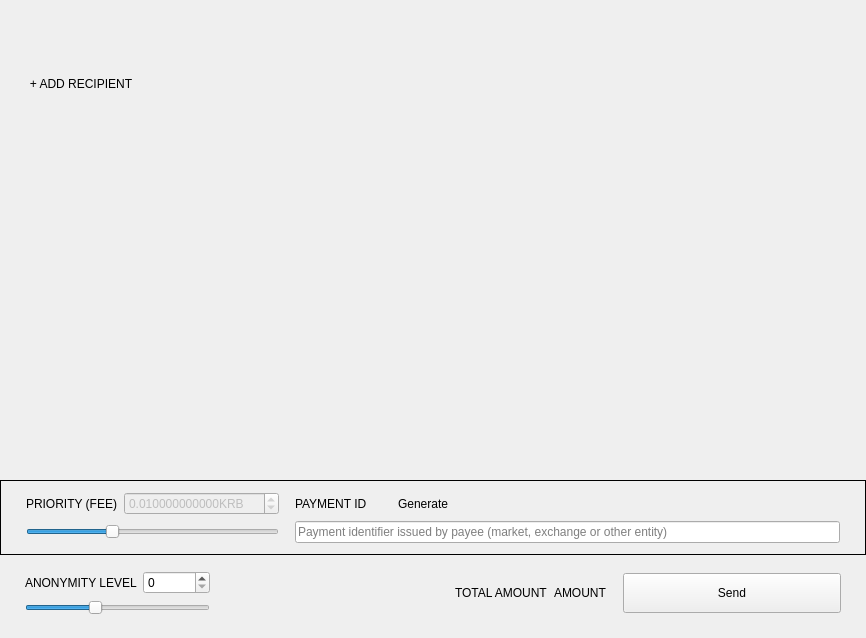
<?xml version="1.0" encoding="UTF-8"?>
<ui version="4.0">
 <class>SendFrame</class>
 <widget class="QFrame" name="SendFrame">
  <property name="geometry">
   <rect>
    <x>0</x>
    <y>0</y>
    <width>866</width>
    <height>638</height>
   </rect>
  </property>
  <property name="windowTitle">
   <string>Frame</string>
  </property>
  <property name="frameShape">
   <enum>QFrame::NoFrame</enum>
  </property>
  <property name="frameShadow">
   <enum>QFrame::Raised</enum>
  </property>
  <layout class="QVBoxLayout" name="verticalLayout">
   <property name="spacing">
    <number>5</number>
   </property>
   <property name="sizeConstraint">
    <enum>QLayout::SetDefaultConstraint</enum>
   </property>
   <property name="leftMargin">
    <number>0</number>
   </property>
   <property name="topMargin">
    <number>0</number>
   </property>
   <property name="rightMargin">
    <number>0</number>
   </property>
   <property name="bottomMargin">
    <number>0</number>
   </property>
   <item>
    <widget class="WalletGui::ResizableScrollArea" name="m_sendScrollarea">
     <property name="enabled">
      <bool>true</bool>
     </property>
     <property name="sizePolicy">
      <sizepolicy hsizetype="MinimumExpanding" vsizetype="Preferred">
       <horstretch>0</horstretch>
       <verstretch>0</verstretch>
      </sizepolicy>
     </property>
     <property name="autoFillBackground">
      <bool>false</bool>
     </property>
     <property name="styleSheet">
      <string notr="true"/>
     </property>
     <property name="frameShape">
      <enum>QFrame::NoFrame</enum>
     </property>
     <property name="sizeAdjustPolicy">
      <enum>QAbstractScrollArea::AdjustToContents</enum>
     </property>
     <property name="widgetResizable">
      <bool>true</bool>
     </property>
     <widget class="QWidget" name="scrollAreaWidgetContents">
      <property name="geometry">
       <rect>
        <x>0</x>
        <y>0</y>
        <width>866</width>
        <height>69</height>
       </rect>
      </property>
      <property name="sizePolicy">
       <sizepolicy hsizetype="Preferred" vsizetype="Preferred">
        <horstretch>0</horstretch>
        <verstretch>0</verstretch>
       </sizepolicy>
      </property>
      <property name="styleSheet">
       <string notr="true"/>
      </property>
      <layout class="QVBoxLayout" name="m_transfersLayout">
       <property name="spacing">
        <number>0</number>
       </property>
       <property name="sizeConstraint">
        <enum>QLayout::SetNoConstraint</enum>
       </property>
       <property name="leftMargin">
        <number>0</number>
       </property>
       <property name="topMargin">
        <number>0</number>
       </property>
       <property name="rightMargin">
        <number>0</number>
       </property>
       <property name="bottomMargin">
        <number>0</number>
       </property>
      </layout>
     </widget>
    </widget>
   </item>
   <item>
    <layout class="QHBoxLayout" name="horizontalLayout_2">
     <property name="spacing">
      <number>0</number>
     </property>
     <item>
      <spacer name="horizontalSpacer_3">
       <property name="orientation">
        <enum>Qt::Horizontal</enum>
       </property>
       <property name="sizeType">
        <enum>QSizePolicy::Fixed</enum>
       </property>
       <property name="sizeHint" stdset="0">
        <size>
         <width>25</width>
         <height>20</height>
        </size>
       </property>
      </spacer>
     </item>
     <item>
      <widget class="WalletGui::WalletNormalLinkLikeButton" name="m_addRecipientButton">
       <property name="cursor">
        <cursorShape>PointingHandCursor</cursorShape>
       </property>
       <property name="focusPolicy">
        <enum>Qt::NoFocus</enum>
       </property>
       <property name="text">
        <string>+ ADD RECIPIENT</string>
       </property>
       <property name="flat">
        <bool>true</bool>
       </property>
      </widget>
     </item>
     <item>
      <spacer name="horizontalSpacer_2">
       <property name="orientation">
        <enum>Qt::Horizontal</enum>
       </property>
       <property name="sizeHint" stdset="0">
        <size>
         <width>478</width>
         <height>17</height>
        </size>
       </property>
      </spacer>
     </item>
    </layout>
   </item>
   <item>
    <spacer name="verticalSpacer_2">
     <property name="orientation">
      <enum>Qt::Vertical</enum>
     </property>
     <property name="sizeType">
      <enum>QSizePolicy::MinimumExpanding</enum>
     </property>
     <property name="sizeHint" stdset="0">
      <size>
       <width>20</width>
       <height>20</height>
      </size>
     </property>
    </spacer>
   </item>
   <item>
    <widget class="QFrame" name="m_sendFeeFrame">
     <property name="sizePolicy">
      <sizepolicy hsizetype="Minimum" vsizetype="Minimum">
       <horstretch>0</horstretch>
       <verstretch>0</verstretch>
      </sizepolicy>
     </property>
     <property name="frameShape">
      <enum>QFrame::Box</enum>
     </property>
     <property name="frameShadow">
      <enum>QFrame::Plain</enum>
     </property>
     <layout class="QGridLayout" name="gridLayout_4">
      <property name="leftMargin">
       <number>25</number>
      </property>
      <property name="topMargin">
       <number>11</number>
      </property>
      <property name="rightMargin">
       <number>25</number>
      </property>
      <property name="bottomMargin">
       <number>11</number>
      </property>
      <item row="0" column="0">
       <widget class="WalletGui::WalletNormalGrayTextLabel" name="label_3">
        <property name="text">
         <string>PRIORITY (FEE)</string>
        </property>
        <property name="alignment">
         <set>Qt::AlignLeading|Qt::AlignLeft|Qt::AlignVCenter</set>
        </property>
       </widget>
      </item>
      <item row="0" column="1">
       <widget class="QDoubleSpinBox" name="m_feeSpin">
        <property name="enabled">
         <bool>false</bool>
        </property>
        <property name="buttonSymbols">
         <enum>QAbstractSpinBox::UpDownArrows</enum>
        </property>
        <property name="suffix">
         <string notr="true">KRB</string>
        </property>
        <property name="decimals">
         <number>12</number>
        </property>
        <property name="minimum">
         <double>0.000200000000000</double>
        </property>
        <property name="maximum">
         <double>999.000000000000000</double>
        </property>
        <property name="singleStep">
         <double>0.010000000000000</double>
        </property>
        <property name="value">
         <double>0.010000000000000</double>
        </property>
       </widget>
      </item>
      <item row="1" column="3">
       <widget class="WalletGui::ClearableLineEdit" name="m_paymentIdEdit">
        <property name="styleSheet">
         <string notr="true">[errorState=&quot;true&quot;] {
  border-color: #ef3131;
}</string>
        </property>
        <property name="placeholderText">
         <string>Payment identifier issued by payee (market, exchange or other entity)</string>
        </property>
       </widget>
      </item>
      <item row="0" column="3">
       <layout class="QHBoxLayout" name="horizontalLayout_3">
        <item>
         <widget class="WalletGui::WalletNormalGrayTextLabel" name="m_paymentIdTextLabel">
          <property name="sizePolicy">
           <sizepolicy hsizetype="Minimum" vsizetype="Minimum">
            <horstretch>0</horstretch>
            <verstretch>0</verstretch>
           </sizepolicy>
          </property>
          <property name="text">
           <string>PAYMENT ID</string>
          </property>
          <property name="alignment">
           <set>Qt::AlignLeading|Qt::AlignLeft|Qt::AlignVCenter</set>
          </property>
          <property name="margin">
           <number>0</number>
          </property>
          <property name="indent">
           <number>0</number>
          </property>
         </widget>
        </item>
        <item>
         <spacer name="horizontalSpacer_6">
          <property name="orientation">
           <enum>Qt::Horizontal</enum>
          </property>
          <property name="sizeType">
           <enum>QSizePolicy::Fixed</enum>
          </property>
          <property name="sizeHint" stdset="0">
           <size>
            <width>10</width>
            <height>10</height>
           </size>
          </property>
         </spacer>
        </item>
        <item>
         <widget class="WalletGui::WalletTinyLinkLikeButton" name="m_generatePaymentIdButton">
          <property name="sizePolicy">
           <sizepolicy hsizetype="Minimum" vsizetype="Minimum">
            <horstretch>0</horstretch>
            <verstretch>0</verstretch>
           </sizepolicy>
          </property>
          <property name="cursor">
           <cursorShape>PointingHandCursor</cursorShape>
          </property>
          <property name="focusPolicy">
           <enum>Qt::NoFocus</enum>
          </property>
          <property name="text">
           <string>Generate</string>
          </property>
          <property name="flat">
           <bool>true</bool>
          </property>
         </widget>
        </item>
        <item>
         <spacer name="horizontalSpacer_5">
          <property name="orientation">
           <enum>Qt::Horizontal</enum>
          </property>
          <property name="sizeHint" stdset="0">
           <size>
            <width>40</width>
            <height>10</height>
           </size>
          </property>
         </spacer>
        </item>
       </layout>
      </item>
      <item row="1" column="0" colspan="2">
       <layout class="QGridLayout" name="m_priorityGridLayout">
        <item row="0" column="0">
         <widget class="QSlider" name="m_prioritySlider">
          <property name="minimum">
           <number>1</number>
          </property>
          <property name="maximum">
           <number>4</number>
          </property>
          <property name="pageStep">
           <number>1</number>
          </property>
          <property name="value">
           <number>2</number>
          </property>
          <property name="orientation">
           <enum>Qt::Horizontal</enum>
          </property>
         </widget>
        </item>
       </layout>
      </item>
      <item row="0" column="2">
       <spacer name="horizontalSpacer_7">
        <property name="orientation">
         <enum>Qt::Horizontal</enum>
        </property>
        <property name="sizeType">
         <enum>QSizePolicy::Fixed</enum>
        </property>
        <property name="sizeHint" stdset="0">
         <size>
          <width>10</width>
          <height>20</height>
         </size>
        </property>
       </spacer>
      </item>
     </layout>
    </widget>
   </item>
   <item>
    <widget class="QFrame" name="m_mixinFrame">
     <property name="frameShape">
      <enum>QFrame::NoFrame</enum>
     </property>
     <property name="frameShadow">
      <enum>QFrame::Raised</enum>
     </property>
     <layout class="QGridLayout" name="gridLayout">
      <property name="leftMargin">
       <number>25</number>
      </property>
      <property name="topMargin">
       <number>11</number>
      </property>
      <property name="rightMargin">
       <number>25</number>
      </property>
      <property name="bottomMargin">
       <number>23</number>
      </property>
      <item row="0" column="2" rowspan="2">
       <widget class="QLabel" name="label">
        <property name="text">
         <string/>
        </property>
       </widget>
      </item>
      <item row="0" column="5" rowspan="2">
       <widget class="WalletGui::WalletExtraNormalBlackTextLabel" name="m_totalAmountLabel">
        <property name="text">
         <string>AMOUNT</string>
        </property>
        <property name="indent">
         <number>0</number>
        </property>
       </widget>
      </item>
      <item row="0" column="1">
       <widget class="QSpinBox" name="m_mixinSpin">
        <property name="maximum">
         <number>999999999</number>
        </property>
       </widget>
      </item>
      <item row="0" column="3" rowspan="2">
       <spacer name="horizontalSpacer">
        <property name="orientation">
         <enum>Qt::Horizontal</enum>
        </property>
        <property name="sizeType">
         <enum>QSizePolicy::Expanding</enum>
        </property>
        <property name="sizeHint" stdset="0">
         <size>
          <width>298</width>
          <height>20</height>
         </size>
        </property>
       </spacer>
      </item>
      <item row="1" column="0" colspan="2">
       <widget class="QSlider" name="m_mixinSlider">
        <property name="maximumSize">
         <size>
          <width>16777215</width>
          <height>16777215</height>
         </size>
        </property>
        <property name="maximum">
         <number>19</number>
        </property>
        <property name="pageStep">
         <number>1</number>
        </property>
        <property name="value">
         <number>7</number>
        </property>
        <property name="tracking">
         <bool>false</bool>
        </property>
        <property name="orientation">
         <enum>Qt::Horizontal</enum>
        </property>
       </widget>
      </item>
      <item row="0" column="7" rowspan="2">
       <widget class="WalletGui::WalletLargeBlueButton" name="m_sendButton">
        <property name="sizePolicy">
         <sizepolicy hsizetype="Fixed" vsizetype="Fixed">
          <horstretch>0</horstretch>
          <verstretch>0</verstretch>
         </sizepolicy>
        </property>
        <property name="minimumSize">
         <size>
          <width>218</width>
          <height>40</height>
         </size>
        </property>
        <property name="maximumSize">
         <size>
          <width>218</width>
          <height>40</height>
         </size>
        </property>
        <property name="focusPolicy">
         <enum>Qt::NoFocus</enum>
        </property>
        <property name="text">
         <string>Send</string>
        </property>
       </widget>
      </item>
      <item row="0" column="4" rowspan="2">
       <widget class="WalletGui::WalletNormalGrayTextLabel" name="label_2">
        <property name="text">
         <string>TOTAL AMOUNT</string>
        </property>
       </widget>
      </item>
      <item row="0" column="0">
       <widget class="WalletGui::WalletNormalGrayTextLabel" name="m_mixinTextLabel">
        <property name="text">
         <string>ANONYMITY LEVEL</string>
        </property>
       </widget>
      </item>
      <item row="0" column="6" rowspan="2">
       <spacer name="horizontalSpacer_4">
        <property name="orientation">
         <enum>Qt::Horizontal</enum>
        </property>
        <property name="sizeType">
         <enum>QSizePolicy::Fixed</enum>
        </property>
        <property name="sizeHint" stdset="0">
         <size>
          <width>10</width>
          <height>20</height>
         </size>
        </property>
       </spacer>
      </item>
     </layout>
    </widget>
   </item>
  </layout>
 </widget>
 <customwidgets>
  <customwidget>
   <class>WalletGui::WalletTinyLinkLikeButton</class>
   <extends>QPushButton</extends>
   <header>Gui/Common/WalletLinkLikeButton.h</header>
  </customwidget>
  <customwidget>
   <class>WalletGui::WalletNormalGrayTextLabel</class>
   <extends>QLabel</extends>
   <header>Gui/Common/WalletTextLabel.h</header>
  </customwidget>
  <customwidget>
   <class>WalletGui::WalletLargeBlueButton</class>
   <extends>QPushButton</extends>
   <header>Gui/Common/WalletBlueButton.h</header>
  </customwidget>
  <customwidget>
   <class>WalletGui::ClearableLineEdit</class>
   <extends>QLineEdit</extends>
   <header>Gui/Common/ClearableLineEdit.h</header>
  </customwidget>
  <customwidget>
   <class>WalletGui::ResizableScrollArea</class>
   <extends>QScrollArea</extends>
   <header>Gui/Common/ResizableScrollArea.h</header>
   <container>1</container>
  </customwidget>
  <customwidget>
   <class>WalletGui::WalletNormalLinkLikeButton</class>
   <extends>QPushButton</extends>
   <header>Gui/Common/WalletLinkLikeButton.h</header>
  </customwidget>
  <customwidget>
   <class>WalletGui::WalletExtraNormalBlackTextLabel</class>
   <extends>QLabel</extends>
   <header>Gui/Common/WalletTextLabel.h</header>
  </customwidget>
 </customwidgets>
 <tabstops>
  <tabstop>m_paymentIdEdit</tabstop>
  <tabstop>m_mixinSlider</tabstop>
  <tabstop>m_sendScrollarea</tabstop>
 </tabstops>
 <resources/>
 <connections>
  <connection>
   <sender>m_sendButton</sender>
   <signal>clicked()</signal>
   <receiver>SendFrame</receiver>
   <slot>sendClicked()</slot>
   <hints>
    <hint type="sourcelabel">
     <x>53</x>
     <y>561</y>
    </hint>
    <hint type="destinationlabel">
     <x>432</x>
     <y>294</y>
    </hint>
   </hints>
  </connection>
  <connection>
   <sender>m_mixinSlider</sender>
   <signal>valueChanged(int)</signal>
   <receiver>SendFrame</receiver>
   <slot>mixinValueChanged(int)</slot>
   <hints>
    <hint type="sourcelabel">
     <x>221</x>
     <y>520</y>
    </hint>
    <hint type="destinationlabel">
     <x>432</x>
     <y>294</y>
    </hint>
   </hints>
  </connection>
  <connection>
   <sender>m_addRecipientButton</sender>
   <signal>clicked()</signal>
   <receiver>SendFrame</receiver>
   <slot>addRecipientClicked()</slot>
   <hints>
    <hint type="sourcelabel">
     <x>78</x>
     <y>414</y>
    </hint>
    <hint type="destinationlabel">
     <x>432</x>
     <y>294</y>
    </hint>
   </hints>
  </connection>
  <connection>
   <sender>m_paymentIdEdit</sender>
   <signal>textChanged(QString)</signal>
   <receiver>SendFrame</receiver>
   <slot>validatePaymentId(QString)</slot>
   <hints>
    <hint type="sourcelabel">
     <x>538</x>
     <y>521</y>
    </hint>
    <hint type="destinationlabel">
     <x>432</x>
     <y>318</y>
    </hint>
   </hints>
  </connection>
  <connection>
   <sender>m_mixinSpin</sender>
   <signal>valueChanged(int)</signal>
   <receiver>SendFrame</receiver>
   <slot>mixinValueChanged(int)</slot>
   <hints>
    <hint type="sourcelabel">
     <x>201</x>
     <y>575</y>
    </hint>
    <hint type="destinationlabel">
     <x>432</x>
     <y>318</y>
    </hint>
   </hints>
  </connection>
  <connection>
   <sender>m_generatePaymentIdButton</sender>
   <signal>clicked()</signal>
   <receiver>SendFrame</receiver>
   <slot>generatePaymentIdClicked()</slot>
   <hints>
    <hint type="sourcelabel">
     <x>314</x>
     <y>494</y>
    </hint>
    <hint type="destinationlabel">
     <x>432</x>
     <y>318</y>
    </hint>
   </hints>
  </connection>
  <connection>
   <sender>m_prioritySlider</sender>
   <signal>valueChanged(int)</signal>
   <receiver>SendFrame</receiver>
   <slot>priorityValueChanged(int)</slot>
   <hints>
    <hint type="sourcelabel">
     <x>126</x>
     <y>528</y>
    </hint>
    <hint type="destinationlabel">
     <x>432</x>
     <y>318</y>
    </hint>
   </hints>
  </connection>
 </connections>
 <slots>
  <slot>sendClicked()</slot>
  <slot>clearAllClicked()</slot>
  <slot>addRecipientClicked()</slot>
  <slot>mixinValueChanged(int)</slot>
  <slot>priorityValueChanged(int)</slot>
  <slot>validatePaymentId(QString)</slot>
  <slot>generatePaymentIdClicked()</slot>
 </slots>
</ui>
